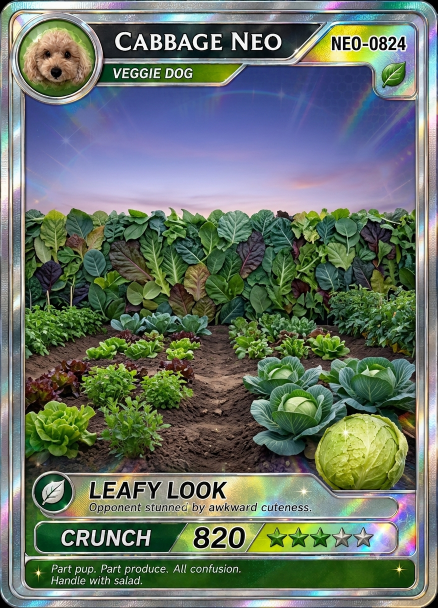
#> input picture tools/art-src/cabbage_neo_back.png, 875 x 1216 px (shown at 1/2 size)
$ python -i neo-hologram-layers.py   (imports and definitions only)
#> lines starting #> are read from the running program, lines starting #| are printed output that depends on the picture
"""네오 채소 카드에서 이머시브 레이어를 뽑아낸다.

두 가지를 한다.

    subject  카드 그림에서 주인공을 **색으로 갈라** 알파를 만든다 (알파가 없는 원본용)
    trim     **이미 알파가 있는** 원화를 다듬는다 — 먼지 털고 딱 맞게 자른다 (손누끼용)
    back     배경 원화에서 카드 프레임을 잘라내고, 좌우를 거울로 넓혀 가로 화면에 맞춘다
    card     카드 그림의 둥근 모서리 바깥(검정)을 알파로 지운다 — 확대할 때 귀퉁이가 검게 남는다

둘 다 **아트 창 좌표를 손으로 준다.** 카드마다 프레임 두께가 달라서 자동으로 찾는 것보다
미리보기를 보고 맞추는 게 빠르다. 실행하면 `*_preview.png` 가 같이 나오니 그걸 보면 된다.

    uv run --no-project --python 3.12 --with pillow --with numpy --with scipy \\
      python tools/neo-hologram-layers.py <subject|back> <src> <out> <l> <t> <r> <b>

전역에 아무것도 설치하지 않는다 — uv 가 임시 환경을 만들고 끝나면 지운다.

원본 레이어 원화는 tools/art-src/ 에 둔다. 서빙되는 곳에 두면 쓰지도 않는 수 MB 짜리
원본이 그대로 바깥에 열린다 — 결과물(art/*.webp)만 내보낸다.
**art-src 는 git 에 없다** (.gitignore). 수 MB 짜리라 팀 드라이브에 두고, 이 스크립트를
다시 돌릴 때만 내려받는다. 그래서 갓 클론한 저장소에서는 입력이 비어 있는 게 정상이다.

**결과물의 목적지는 이제 이 저장소가 아니다.** 도감은 `SAJOYO/DAENGS_CARDS` 로 나갔고
(D-025) `art/*.webp` 는 그쪽 루트의 `art/` 다. 이 스크립트가 여기 남은 것은 입력인
`tools/art-src/` 가 여기 있기 때문이다. webp 변환기(convert-one.mjs · convert-server.mjs)는
개인 저장소 `choiyc05/gohome` 에만 있으니, 원화를 새로 받으면 이 셋의 위치부터 확인할 것.

배추(No.01) 에 쓴 값:

    trim     tools/art-src/cabbage_neo_subject_2.png                          (좌표 불필요)
    back     tools/art-src/cabbage_neo_back.png              60 235 815 905   (875x1216 기준)

subject 원리: 아트 창 배경이 흰 은색 홀로 광선(어느 색이든 아주 밝다)이고 주인공은 채도
높은 초록 + 따뜻한 갈색이라 밝기로 가를 수 있다. 완벽한 누끼가 아니라 **패럴랙스 레이어로
쓸 만한 수준**이 목표다 — 무지개 반짝이 조각이 몇 개 남는다.

순서에 주의. 얇은 광선을 먼저 털어내고(opening) **그다음에** 큰 덩어리를 고른다. 닫기를
먼저 하면 옆에 있던 무지개 조각이 본체에 붙어 같이 살아남는다.
"""
import sys

import numpy as np
from PIL import Image, ImageDraw, ImageFilter
from scipy import ndimage


# [75 lines left out: functions matte, do_subject, not called in this run]


def do_trim(src, out, _box=None):
    """이미 알파가 있는 원화를 다듬는다 — 먼지 같은 반투명 점을 털고 딱 맞게 자른다.

    손으로 딴 누끼를 받았을 때 쓴다. 눈에 안 보이는 알파 1~2 짜리 픽셀이 구석에 남아
    있으면 경계 상자가 캔버스 전체가 돼서 CSS 에서 크기를 못 잡는다.
    """
#> called with src = 'art-src/cabbage_neo_back.png', out = 'out.png'
    img = Image.open(src).convert("RGBA")
#> img is the input picture: PIL image 875x1216 RGBA; mean R, G, B, A 104.7, 116, 104.7, 255
    al = np.asarray(img.getchannel("A")).astype(int)
#> al: shape (1216, 875) int64; every value is 255
    print(f"  원본 {img.size}, 경계 상자 {img.getbbox()}")
#|   원본 (875, 1216), 경계 상자 (0, 0, 875, 1216)

    solid = al > 10
#> solid: shape (1216, 875) bool; every value is 1
    solid = ndimage.binary_opening(solid, np.ones((3, 3)))
    lab, n = ndimage.label(solid)
#> lab: shape (1216, 875) int32; every value is 1
#> n = 1
    if n:
        sizes = ndimage.sum(solid, lab, range(1, n + 1))
#> sizes = [1064000]
        keep = [j + 1 for j, sz in enumerate(sizes) if sz > 4000]
#> keep = [1]
        print(f"  덩어리 {n} 개 중 {len(keep)} 개 남김 (상위 {sorted(sizes)[-3:]})")
#|   덩어리 1 개 중 1 개 남김 (상위 [1064000.0])
        solid = np.isin(lab, keep)

    # 살릴 덩어리 언저리는 원래 알파를 그대로 둔다 — 가장자리 반투명이 이 원화의 장점이다
    grow = ndimage.binary_dilation(solid, np.ones((7, 7)), iterations=2)
    al = np.where(grow, al, 0)

    img.putalpha(Image.fromarray(al.astype(np.uint8), "L"))
    bbox = img.getbbox()
#> bbox = (0, 0, 875, 1216)
    img = img.crop(bbox)
    print(f"  다듬은 뒤 {bbox} -> {img.size}")
#|   다듬은 뒤 (0, 0, 875, 1216) -> (875, 1216)

    img.save(out, lossless=False, quality=92, method=6)
    prev = Image.new("RGB", img.size, (255, 0, 190))
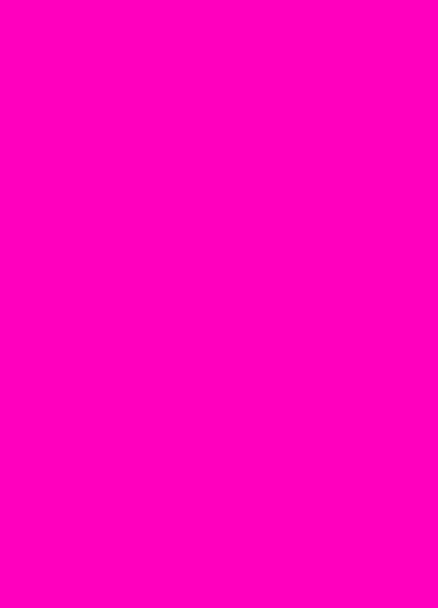
#> prev: PIL image 875x1216 RGB (shown at 1/2 size); mean R, G, B 255, 0, 190
    prev.paste(img, (0, 0), img)
    prev.save(str(out).rsplit(".", 1)[0] + "_preview.png")


# [70 lines left out: functions do_back, do_card, not called in this run]


MODES = {"subject": do_subject, "back": do_back, "trim": do_trim, "card": do_card}

# [6 lines not run here, left out]

>>> result = do_trim('art-src/cabbage_neo_back.png', 'out.png')
